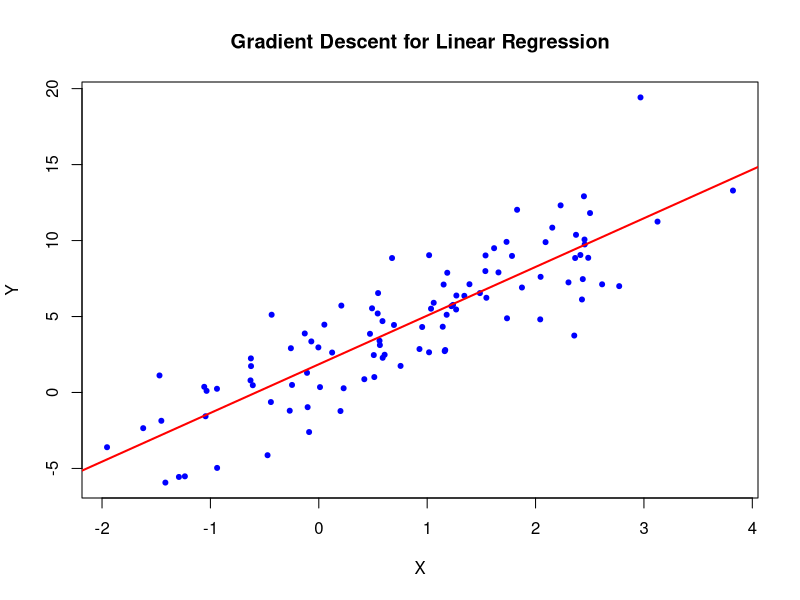
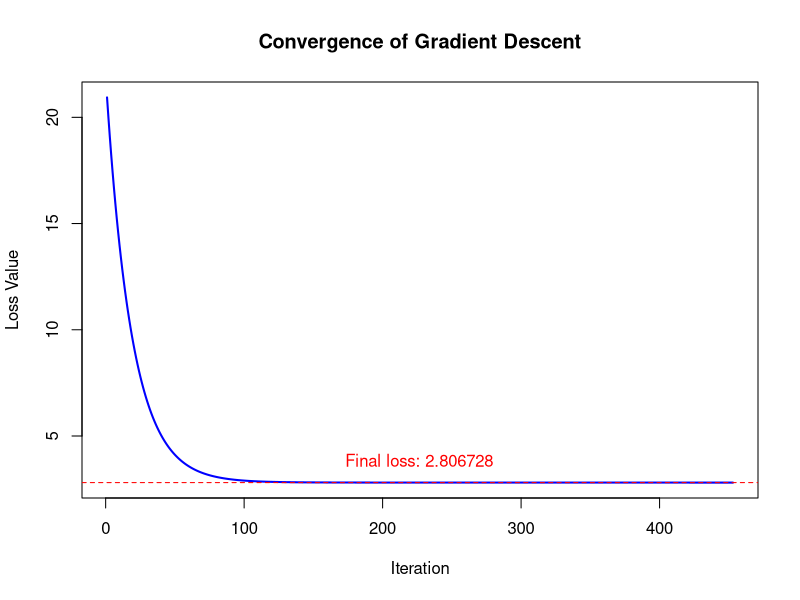

Write R code to recreate these figures, in order.
# Generate data
x <- rnorm(100, mean = 1, sd = 2^(1/2))
y <- rnorm(100, mean = 2+3*x, sd = 5^(1/2))

# Loss function as specified in the problem
f_0 <- function(beta, X, y, n) {
  1/(2*n) * sum((y - X %*% beta)^2)
}

# Gradient of the loss function
grad_f <- function(beta, X, y, n) {
  -1/n * t(X) %*% (y - X %*% beta)
}

# Gradient descent function
gradient_descent <- function(X, y, eta=0.01, epsilon=1e-6, max_iter=10000) {
  n <- length(y)
  
  # Initial point beta_0 = [0,0]
  beta <- matrix(c(0, 0), nrow=2)
  
  # Create design matrix X with intercept column
  X_mat <- cbind(1, X)
  
  # Track loss values
  loss_history <- c()
  
  for (i in 1:max_iter) {
    # Current loss
    current_loss <- f_0(beta, X_mat, y, n)
    loss_history <- c(loss_history, current_loss)
    
    # Compute gradient
    gradient <- grad_f(beta, X_mat, y, n)
    
    # Update beta
    beta_new <- beta - eta * gradient
    
    # Check convergence
    if (i > 1) {
      if (abs(loss_history[i-1] - current_loss) < epsilon) {
        cat("Converged after", i, "iterations\n")
        break
      }
    }
    
    beta <- beta_new
  }
  
  if (i == max_iter)
    cat("Maximum iterations reached\n")
  
  # Plot results
  plot(X, y, col="blue", pch=20, main="Gradient Descent for Linear Regression", 
       xlab="X", ylab="Y")
  abline(beta[1], beta[2], col="red", lwd=2)
  
  return(list(
    intercept = beta[1], 
    slope = beta[2], 
    iterations = i,
    loss = current_loss,
    loss_history = loss_history
  ))
}

# Run gradient descent
set.seed(123) # For reproducibility
result <- gradient_descent(x, y)

# Print results
cat("Optimal parameters:\n")
cat("Intercept (β₀):", result$intercept, "\n")
cat("Slope (β₁):", result$slope, "\n")
cat("Final loss value:", result$loss, "\n")
cat("Number of iterations needed:", result$iterations, "\n")

# Compare with lm() function
lm_model <- lm(y ~ x)
cat("\nComparison with lm() function:\n")
cat("lm intercept:", coef(lm_model)[1], "\n")
cat("lm slope:", coef(lm_model)[2], "\n")

# Create convergence plot
par(mfrow=c(1,1))
plot(1:length(result$loss_history), result$loss_history, type="l", col="blue", 
     main="Convergence of Gradient Descent", 
     xlab="Iteration", ylab="Loss Value", 
     lwd=2)
# Add horizontal line at the final loss value
abline(h=result$loss, col="red", lty=2)
text(length(result$loss_history)/2, result$loss*1.1, 
     paste("Final loss:", round(result$loss, 6)), col="red", pos = 3)

# Analytical solution for comparison
X_mat <- cbind(1, x)
beta_analytical <- solve(t(X_mat) %*% X_mat) %*% t(X_mat) %*% y
analytical_loss <- f_0(beta_analytical, X_mat, y, length(y))

cat("\n----- Gradient Descent Summary -----\n")
cat("Final solution:\n")
cat("β₀ =", result$intercept, "\n")
cat("β₁ =", result$slope, "\n")
cat("Iterations required:", result$iterations, "\n")
cat("Final loss value:", result$loss, "\n")
cat("\nComparison with analytical solution:\n")
cat("Analytical β₀ =", beta_analytical[1], "\n")
cat("Analytical β₁ =", beta_analytical[2], "\n")
cat("Analytical loss =", analytical_loss, "\n")

cat("\nObservations:\n")
cat("1. The gradient descent algorithm ", 
    ifelse(result$iterations < 10000, "converged successfully", "reached maximum iterations"),
    " after ", result$iterations, " iterations.\n", sep="")

cat("2. Error between gradient descent and analytical solution: ", 
    round(sqrt(sum((c(result$intercept, result$slope) - beta_analytical)^2)), 6), "\n")

cat("3. Learning rate (eta) was set to:", 0.01, "which is a key factor in convergence speed.\n")

cat("\nPotential difficulties with gradient descent:\n")
cat("- Learning rate selection: Too large may cause divergence, too small leads to slow convergence.\n")
cat("- Sensitivity to initial values and feature scaling.\n")
cat("- May struggle with ill-conditioned problems.\n")
cat("- Local minima issues in non-convex optimization problems (not applicable for linear regression).\n")